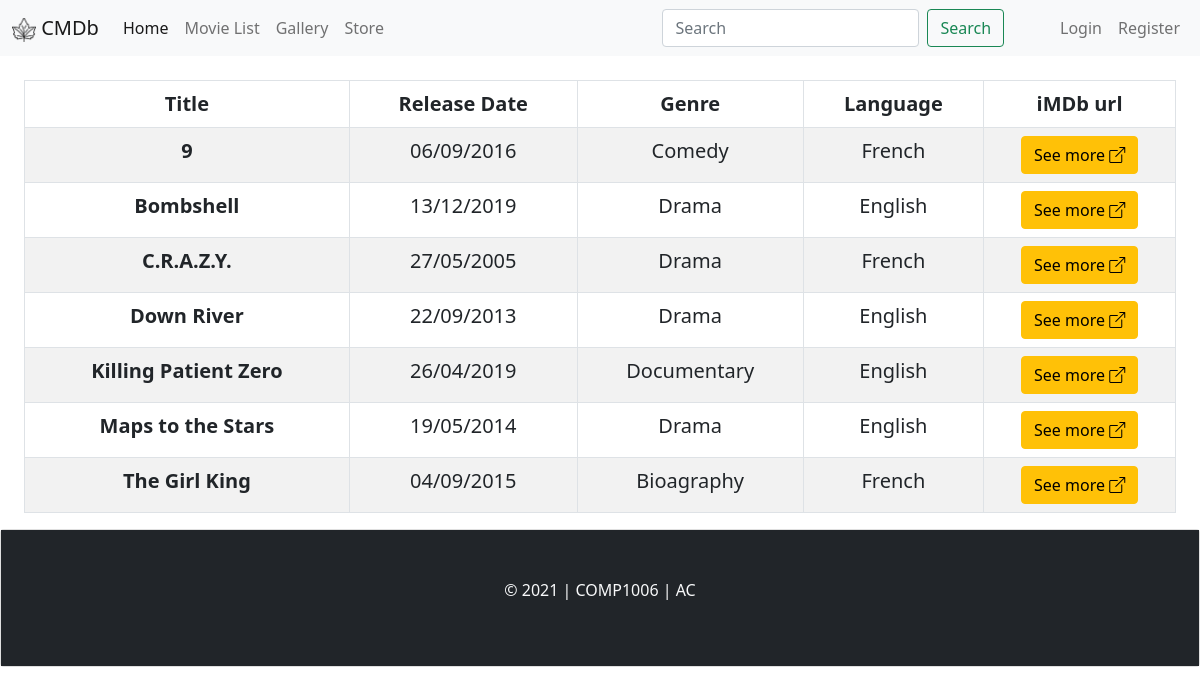
The app's page /movies.php with its own data.
### tables this page shows
CREATE TABLE `movies` (
  `movie_id` int NOT NULL AUTO_INCREMENT,
  `movie_title` varchar(50) DEFAULT NULL,
  `release_date` date DEFAULT NULL,
  `genre` varchar(32) DEFAULT NULL,
  `lang` enum('english','french') DEFAULT 'english',
  `url` varchar(100) DEFAULT NULL,
  `poster` varchar(100) DEFAULT NULL,
  PRIMARY KEY (`movie_id`)
);

### validations.php (called while the page is built, shortened)
<?php
    function is_logged_in(){
        return isset($_SESSION['user_id']);
    }
?>

### movies.php (the view, shortened to what this page needs)
<?php
require_once 'validations.php';
require_once 'database.php';
$conn = db_connect();
include_once './shared/top.php';
$sql = "SELECT * FROM movies";
$sql .= " ORDER by movie_title";
$movies = db_queryAll($sql, $conn);
?>
<div class="table-responsive mt-4 ms-4 me-4">
    <table class="sortable table table-striped table-bordered fs-5">
        <thead>
            <tr>
                <th scope="col" class="text-center">Title</th>
                <th scope="col" class="text-center">Release Date</th>
                <th scope="col" class="text-center">Genre</th>
                <th scope="col" class="text-center">Language</th>
                <th scope="col" class="text-center col-2 sorttable_nosort">iMDb url</th>
            </tr>
        </thead>
        <tbody>
            <?php foreach ($movies as $movie) { ?>
            <tr>
                <th scope="row" class="text-center"><?php echo $movie['movie_title'] ?></th>
                <td class="text-center"><?php format_date($movie['release_date']) ?></td>
                <td class="text-center"><?php echo ucfirst($movie['genre']) ?></td>
                <td class="text-center"><?php echo ucfirst($movie['lang']) ?></td>
                <td class="text-center"><a href="<?php echo $movie['url'] ?>" target="_blank"
                        class="btn btn-warning"><span class="d-none d-sm-inline">See more</span> <i
                            class="bi bi-box-arrow-up-right"></i></a></td>
            </tr>
            <?php } ?>
        </tbody>
    </table>
</div>
<?php
include_once './shared/footer.php';
?>

### shared/top.php (shortened to what this page needs)
<?php
$keywords = "";
?>
<!DOCTYPE html>
<html lang="en">
<head>
    <link href="https://cdn.jsdelivr.net/npm/bootstrap@5.0.1/dist/css/bootstrap.min.css" rel="stylesheet"
>
    <link rel="stylesheet" href="https://cdn.jsdelivr.net/npm/bootstrap-icons@1.5.0/font/bootstrap-icons.css">
</head>
<body>
    <div class="container-fullwidth">
        <header>
            <nav class="navbar navbar-expand-lg navbar-light bg-light">
                <div class="container-fluid">
                    <a class="navbar-brand" href="main.php">
                    <img  src="./img/logo.png" alt="logo" height=24px>
                    CMDb
                    </a>
                    <div class="collapse navbar-collapse" id="navbarSupportedContent">
                        <ul class="navbar-nav me-auto mb-2 mb-lg-0">
                            <li class="nav-item">
                                <a class="nav-link active" aria-current="page" href="main.php">Home</a>
                            </li>
                            <li class="nav-item">
                                <a class="nav-link" href="movies.php">Movie List</a>
                            </li>
                            <li class="nav-item">
                                <a class="nav-link" href="getjson2.html">Gallery</a>
                            </li>
                            <li class="nav-item">
                                <a class="nav-link" href="store.php">Store</a>
                            </li>
                        </ul>
                        <form class="d-flex pe-5" action="movies.php" method="GET">
                            <input class="form-control me-2" type="search" placeholder="Search" aria-label="Search" name="k" value="<?= $keywords ?>" >
                            <button class="btn btn-outline-success" type="submit">Search</button>
                        </form>
                        <ul class="navbar-nav d-flex">
                            <?php if(is_logged_in()){ ?>
                                <li class="nav-item dropdown">
                                    <a class="nav-link dropdown-toggle" href="#" id="navbarDropdown" role="button" data-bs-toggle="dropdown" aria-expanded="false">
                                    <i class="bi bi-person-circle"></i> <?php echo $_SESSION['username']; ?>
                                    </a>
                                    <ul class="dropdown-menu" aria-labelledby="navbarDropdown">
                                        <li><a class="dropdown-item" href="logout.php">Logout <i class="bi bi-box-arrow-right"></i></a></li>
                                    </ul>
                                </li>
                                <?php }else{?>
                                    <li class="nav-item">
                                        <a class="nav-link" href="login.php">Login</a>
                                    </li>
                                    <li class="nav-item">
                                        <a class="nav-link" href="register.php">Register</a>
                                    </li>
                                <?php }?>
                        </ul>
                    </div>
                </div>
            </nav>
        </header>

### database.php (shortened to what this page needs)
<?php
function db_queryAll($sql, $conn){
    try{
        $cmd = $conn->prepare($sql);
        $cmd -> execute();
        return $cmd->fetchAll();
    } catch (Exception $e) {
        header("Location: error.php");
    }
}
function format_date($release_date){
    $date = new DateTime($release_date);
    echo $date->format('d/m/Y');
}
?>

### shared/footer.php (shortened to what this page needs)
</div>
<footer>
    <div class="container-fullwidth">
        <div class="card mt-0">
            <div class="card-body bg-dark text-light py-5">
                <div class="row">
                    <p class="col text-center">&copy; 2021 | COMP1006 | AC</p>
                </div>
            </div>
        </div>
    </div>
</footer>
</body>
</html>

### records on screen
movies: movie_title "9", release_date "06/09/2016", genre "Comedy", lang "French"
movies: movie_title "Bombshell", release_date "13/12/2019", genre "Drama", lang "English"
movies: movie_title "C.R.A.Z.Y.", release_date "27/05/2005", genre "Drama", lang "French"
movies: movie_title "Down River", release_date "22/09/2013", genre "Drama", lang "English"
movies: movie_title "Killing Patient Zero", release_date "26/04/2019", genre "Documentary", lang "English"
movies: movie_title "Maps to the Stars", release_date "19/05/2014", genre "Drama", lang "English"
movies: movie_title "The Girl King", release_date "04/09/2015", genre "Bioagraphy", lang "French"
